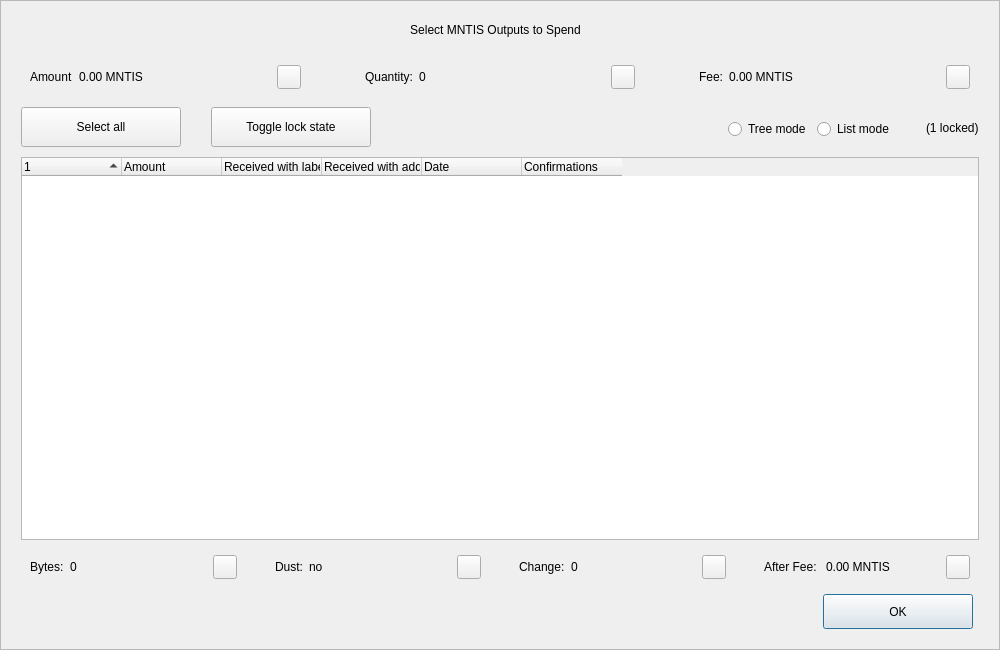
<?xml version="1.0" encoding="UTF-8"?>
<ui version="4.0">
 <class>CoinControlDialog</class>
 <widget class="QDialog" name="CoinControlDialog">
  <property name="geometry">
   <rect>
    <x>0</x>
    <y>0</y>
    <width>1000</width>
    <height>650</height>
   </rect>
  </property>
  <property name="minimumSize">
   <size>
    <width>950</width>
    <height>650</height>
   </size>
  </property>
  <property name="windowTitle">
   <string>Coin Selection</string>
  </property>
  <property name="styleSheet">
   <string notr="true"/>
  </property>
  <layout class="QVBoxLayout" name="verticalLayout">
   <property name="spacing">
    <number>0</number>
   </property>
   <property name="leftMargin">
    <number>0</number>
   </property>
   <property name="topMargin">
    <number>0</number>
   </property>
   <property name="rightMargin">
    <number>0</number>
   </property>
   <property name="bottomMargin">
    <number>0</number>
   </property>
   <item>
    <widget class="QFrame" name="frameContainer">
     <property name="toolTipDuration">
      <number>0</number>
     </property>
     <property name="frameShape">
      <enum>QFrame::StyledPanel</enum>
     </property>
     <property name="frameShadow">
      <enum>QFrame::Raised</enum>
     </property>
     <layout class="QVBoxLayout" name="verticalLayout_2">
      <property name="leftMargin">
       <number>0</number>
      </property>
      <property name="rightMargin">
       <number>0</number>
      </property>
      <property name="bottomMargin">
       <number>20</number>
      </property>
      <item>
       <layout class="QHBoxLayout" name="horizontalLayout_12">
        <property name="spacing">
         <number>0</number>
        </property>
        <property name="leftMargin">
         <number>20</number>
        </property>
        <property name="rightMargin">
         <number>30</number>
        </property>
        <item>
         <spacer name="horizontalSpacer_4">
          <property name="orientation">
           <enum>Qt::Horizontal</enum>
          </property>
          <property name="sizeHint" stdset="0">
           <size>
            <width>40</width>
            <height>20</height>
           </size>
          </property>
         </spacer>
        </item>
        <item>
         <widget class="QLabel" name="labelTitle">
          <property name="minimumSize">
           <size>
            <width>0</width>
            <height>40</height>
           </size>
          </property>
          <property name="maximumSize">
           <size>
            <width>16777215</width>
            <height>40</height>
           </size>
          </property>
          <property name="text">
           <string>Select MNTIS Outputs to Spend</string>
          </property>
          <property name="alignment">
           <set>Qt::AlignCenter</set>
          </property>
          <property name="margin">
           <number>7</number>
          </property>
         </widget>
        </item>
        <item>
         <spacer name="horizontalSpacer_5">
          <property name="orientation">
           <enum>Qt::Horizontal</enum>
          </property>
          <property name="sizeHint" stdset="0">
           <size>
            <width>40</width>
            <height>20</height>
           </size>
          </property>
         </spacer>
        </item>
       </layout>
      </item>
      <item>
       <layout class="QHBoxLayout" name="horizontalLayout_8">
        <property name="leftMargin">
         <number>20</number>
        </property>
        <property name="rightMargin">
         <number>20</number>
        </property>
        <item>
         <widget class="QWidget" name="layoutAmount" native="true">
          <layout class="QHBoxLayout" name="horizontalLayout_9" stretch="0,1,0">
           <item>
            <widget class="QLabel" name="labelCoinControlAmountText">
             <property name="text">
              <string>Amount</string>
             </property>
            </widget>
           </item>
           <item>
            <widget class="QLabel" name="labelCoinControlAmount">
             <property name="text">
              <string>0.00 MNTIS</string>
             </property>
            </widget>
           </item>
           <item alignment="Qt::AlignHCenter|Qt::AlignVCenter">
            <widget class="QPushButton" name="pushButtonAmount">
             <property name="minimumSize">
              <size>
               <width>0</width>
               <height>24</height>
              </size>
             </property>
             <property name="maximumSize">
              <size>
               <width>24</width>
               <height>26</height>
              </size>
             </property>
             <property name="focusPolicy">
              <enum>Qt::NoFocus</enum>
             </property>
             <property name="styleSheet">
              <string notr="true">padding-bottom:2px;
padding-right:4px;</string>
             </property>
             <property name="text">
              <string/>
             </property>
            </widget>
           </item>
          </layout>
         </widget>
        </item>
        <item>
         <spacer name="horizontalSpacer_2">
          <property name="orientation">
           <enum>Qt::Horizontal</enum>
          </property>
          <property name="sizeType">
           <enum>QSizePolicy::Fixed</enum>
          </property>
          <property name="sizeHint" stdset="0">
           <size>
            <width>40</width>
            <height>20</height>
           </size>
          </property>
         </spacer>
        </item>
        <item>
         <widget class="QWidget" name="layoutQuantity" native="true">
          <layout class="QHBoxLayout" name="horizontalLayout_10" stretch="0,1,0">
           <item>
            <widget class="QLabel" name="labelCoinControlQuantityText">
             <property name="text">
              <string>Quantity:</string>
             </property>
            </widget>
           </item>
           <item>
            <widget class="QLabel" name="labelCoinControlQuantity">
             <property name="text">
              <string>0</string>
             </property>
            </widget>
           </item>
           <item alignment="Qt::AlignHCenter|Qt::AlignVCenter">
            <widget class="QPushButton" name="pushButtonQuantity">
             <property name="minimumSize">
              <size>
               <width>0</width>
               <height>24</height>
              </size>
             </property>
             <property name="maximumSize">
              <size>
               <width>24</width>
               <height>26</height>
              </size>
             </property>
             <property name="focusPolicy">
              <enum>Qt::NoFocus</enum>
             </property>
             <property name="styleSheet">
              <string notr="true">padding-bottom:2px;
               padding-right:4px;</string>
             </property>
             <property name="text">
              <string/>
             </property>
            </widget>
           </item>
          </layout>
         </widget>
        </item>
        <item>
         <spacer name="horizontalSpacer_22">
          <property name="orientation">
           <enum>Qt::Horizontal</enum>
          </property>
          <property name="sizeType">
           <enum>QSizePolicy::Fixed</enum>
          </property>
          <property name="sizeHint" stdset="0">
           <size>
            <width>40</width>
            <height>20</height>
           </size>
          </property>
         </spacer>
        </item>
        <item>
         <widget class="QWidget" name="layoutFee" native="true">
          <layout class="QHBoxLayout" name="horizontalLayout_11" stretch="0,1,0">
           <item>
            <widget class="QLabel" name="labelCoinControlFeeText">
             <property name="text">
              <string>Fee:</string>
             </property>
            </widget>
           </item>
           <item>
            <widget class="QLabel" name="labelCoinControlFee">
             <property name="text">
              <string>0.00 MNTIS</string>
             </property>
            </widget>
           </item>
           <item alignment="Qt::AlignHCenter|Qt::AlignVCenter">
            <widget class="QPushButton" name="pushButtonFee">
             <property name="minimumSize">
              <size>
               <width>0</width>
               <height>24</height>
              </size>
             </property>
             <property name="maximumSize">
              <size>
               <width>24</width>
               <height>26</height>
              </size>
             </property>
             <property name="focusPolicy">
              <enum>Qt::NoFocus</enum>
             </property>
             <property name="styleSheet">
              <string notr="true">padding-bottom:2px;
               padding-right:4px;</string>
             </property>
             <property name="text">
              <string/>
             </property>
            </widget>
           </item>
          </layout>
         </widget>
        </item>
       </layout>
      </item>
      <item>
       <widget class="QFrame" name="frame">
        <property name="minimumSize">
         <size>
          <width>0</width>
          <height>40</height>
         </size>
        </property>
        <property name="styleSheet">
         <string notr="true">#frame {
	border:0;
}</string>
        </property>
        <property name="frameShape">
         <enum>QFrame::StyledPanel</enum>
        </property>
        <property name="frameShadow">
         <enum>QFrame::Sunken</enum>
        </property>
        <layout class="QHBoxLayout" name="horizontalLayout">
         <property name="spacing">
          <number>0</number>
         </property>
         <property name="leftMargin">
          <number>20</number>
         </property>
         <property name="topMargin">
          <number>0</number>
         </property>
         <property name="rightMargin">
          <number>20</number>
         </property>
         <property name="bottomMargin">
          <number>0</number>
         </property>
         <item>
          <layout class="QHBoxLayout" name="horizontalLayoutPanel" stretch="0,0,0,0,0,0">
           <property name="spacing">
            <number>20</number>
           </property>
           <item>
            <widget class="QPushButton" name="pushButtonSelectAll">
             <property name="sizePolicy">
              <sizepolicy hsizetype="Maximum" vsizetype="Fixed">
               <horstretch>0</horstretch>
               <verstretch>0</verstretch>
              </sizepolicy>
             </property>
             <property name="minimumSize">
              <size>
               <width>160</width>
               <height>40</height>
              </size>
             </property>
             <property name="maximumSize">
              <size>
               <width>16777215</width>
               <height>40</height>
              </size>
             </property>
             <property name="text">
              <string>Select all</string>
             </property>
             <property name="checkable">
              <bool>true</bool>
             </property>
             <property name="checked">
              <bool>false</bool>
             </property>
             <property name="autoExclusive">
              <bool>false</bool>
             </property>
             <property name="autoDefault">
              <bool>false</bool>
             </property>
            </widget>
           </item>
           <item>
            <spacer name="horizontalSpacer_6">
             <property name="orientation">
              <enum>Qt::Horizontal</enum>
             </property>
             <property name="sizeType">
              <enum>QSizePolicy::Fixed</enum>
             </property>
             <property name="sizeHint" stdset="0">
              <size>
               <width>10</width>
               <height>20</height>
              </size>
             </property>
            </spacer>
           </item>
           <item>
            <widget class="QPushButton" name="pushButtonToggleLock">
             <property name="sizePolicy">
              <sizepolicy hsizetype="Maximum" vsizetype="Fixed">
               <horstretch>0</horstretch>
               <verstretch>0</verstretch>
              </sizepolicy>
             </property>
             <property name="minimumSize">
              <size>
               <width>160</width>
               <height>40</height>
              </size>
             </property>
             <property name="maximumSize">
              <size>
               <width>16777215</width>
               <height>40</height>
              </size>
             </property>
             <property name="text">
              <string>Toggle lock state</string>
             </property>
             <property name="checkable">
              <bool>true</bool>
             </property>
             <property name="autoExclusive">
              <bool>false</bool>
             </property>
             <property name="autoDefault">
              <bool>false</bool>
             </property>
            </widget>
           </item>
           <item>
            <spacer name="horizontalSpacer_7">
             <property name="orientation">
              <enum>Qt::Horizontal</enum>
             </property>
             <property name="sizeType">
              <enum>QSizePolicy::Expanding</enum>
             </property>
             <property name="sizeHint" stdset="0">
              <size>
               <width>30</width>
               <height>20</height>
              </size>
             </property>
            </spacer>
           </item>
           <item alignment="Qt::AlignRight">
            <widget class="QGroupBox" name="groupBox_2">
             <property name="styleSheet">
              <string notr="true">#groupBox_2 {
    background-color:transparent;
    border-radius:0;
}</string>
             </property>
             <property name="title">
              <string/>
             </property>
             <layout class="QHBoxLayout" name="horizontalLayout_14">
              <item>
               <widget class="QRadioButton" name="radioTreeMode">
                <property name="sizePolicy">
                 <sizepolicy hsizetype="Maximum" vsizetype="Fixed">
                  <horstretch>0</horstretch>
                  <verstretch>0</verstretch>
                 </sizepolicy>
                </property>
                <property name="text">
                 <string>Tree mode</string>
                </property>
               </widget>
              </item>
              <item>
               <widget class="QRadioButton" name="radioListMode">
                <property name="sizePolicy">
                 <sizepolicy hsizetype="Maximum" vsizetype="Fixed">
                  <horstretch>0</horstretch>
                  <verstretch>0</verstretch>
                 </sizepolicy>
                </property>
                <property name="text">
                 <string>List mode</string>
                </property>
                <property name="checked">
                 <bool>false</bool>
                </property>
               </widget>
              </item>
             </layout>
            </widget>
           </item>
           <item>
            <widget class="QLabel" name="labelLocked">
             <property name="text">
              <string>(1 locked)</string>
             </property>
            </widget>
           </item>
          </layout>
         </item>
        </layout>
       </widget>
      </item>
      <item>
       <layout class="QHBoxLayout" name="horizontalLayout_13">
        <property name="leftMargin">
         <number>20</number>
        </property>
        <property name="rightMargin">
         <number>20</number>
        </property>
        <item>
         <widget class="CoinControlTreeWidget" name="treeWidget">
          <property name="contextMenuPolicy">
           <enum>Qt::CustomContextMenu</enum>
          </property>
          <property name="styleSheet">
           <string notr="true"/>
          </property>
          <property name="sortingEnabled">
           <bool>false</bool>
          </property>
          <property name="columnCount">
           <number>6</number>
          </property>
          <attribute name="headerShowSortIndicator" stdset="0">
           <bool>true</bool>
          </attribute>
          <attribute name="headerStretchLastSection">
           <bool>false</bool>
          </attribute>
          <column>
           <property name="text">
            <string/>
           </property>
          </column>
          <column>
           <property name="text">
            <string>Amount</string>
           </property>
          </column>
          <column>
           <property name="text">
            <string>Received with label</string>
           </property>
          </column>
          <column>
           <property name="text">
            <string>Received with address</string>
           </property>
          </column>
          <column>
           <property name="text">
            <string>Date</string>
           </property>
          </column>
          <column>
           <property name="text">
            <string>Confirmations</string>
           </property>
           <property name="toolTip">
            <string>Confirmed</string>
           </property>
          </column>
         </widget>
        </item>
       </layout>
      </item>
      <item>
       <layout class="QHBoxLayout" name="horizontalLayout_3">
        <property name="spacing">
         <number>20</number>
        </property>
        <property name="leftMargin">
         <number>20</number>
        </property>
        <property name="rightMargin">
         <number>20</number>
        </property>
        <item>
         <widget class="QWidget" name="layoutBytes" native="true">
          <layout class="QHBoxLayout" name="horizontalLayout_4" stretch="0,1,0">
           <item>
            <widget class="QLabel" name="labelCoinControlBytesText">
             <property name="text">
              <string>Bytes:</string>
             </property>
            </widget>
           </item>
           <item>
            <widget class="QLabel" name="labelCoinControlBytes">
             <property name="text">
              <string>0</string>
             </property>
            </widget>
           </item>
           <item alignment="Qt::AlignHCenter|Qt::AlignVCenter">
            <widget class="QPushButton" name="pushButtonBytes">
             <property name="minimumSize">
              <size>
               <width>0</width>
               <height>24</height>
              </size>
             </property>
             <property name="maximumSize">
              <size>
               <width>24</width>
               <height>26</height>
              </size>
             </property>
             <property name="focusPolicy">
              <enum>Qt::NoFocus</enum>
             </property>
             <property name="styleSheet">
              <string notr="true">padding-bottom:2px;
               padding-right:4px;</string>
             </property>
             <property name="text">
              <string/>
             </property>
            </widget>
           </item>
          </layout>
         </widget>
        </item>
        <item>
         <widget class="QWidget" name="layoutDust" native="true">
          <layout class="QHBoxLayout" name="horizontalLayout_5" stretch="0,1,0">
           <item>
            <widget class="QLabel" name="labelCoinControlLowOutputText">
             <property name="text">
              <string>Dust:</string>
             </property>
            </widget>
           </item>
           <item>
            <widget class="QLabel" name="labelCoinControlLowOutput">
             <property name="text">
              <string>no</string>
             </property>
            </widget>
           </item>
           <item alignment="Qt::AlignHCenter|Qt::AlignVCenter">
            <widget class="QPushButton" name="pushButtonDust">
             <property name="minimumSize">
              <size>
               <width>0</width>
               <height>24</height>
              </size>
             </property>
             <property name="maximumSize">
              <size>
               <width>24</width>
               <height>26</height>
              </size>
             </property>
             <property name="focusPolicy">
              <enum>Qt::NoFocus</enum>
             </property>
             <property name="styleSheet">
              <string notr="true">padding-bottom:2px;
               padding-right:4px;</string>
             </property>
             <property name="text">
              <string/>
             </property>
            </widget>
           </item>
          </layout>
         </widget>
        </item>
        <item>
         <widget class="QWidget" name="layoutChange" native="true">
          <layout class="QHBoxLayout" name="horizontalLayout_6" stretch="0,1,0">
           <item>
            <widget class="QLabel" name="labelCoinControlChangeText">
             <property name="text">
              <string>Change:</string>
             </property>
            </widget>
           </item>
           <item>
            <widget class="QLabel" name="labelCoinControlChange">
             <property name="text">
              <string>0</string>
             </property>
            </widget>
           </item>
           <item alignment="Qt::AlignHCenter|Qt::AlignVCenter">
            <widget class="QPushButton" name="pushButtonChange">
             <property name="minimumSize">
              <size>
               <width>0</width>
               <height>24</height>
              </size>
             </property>
             <property name="maximumSize">
              <size>
               <width>24</width>
               <height>26</height>
              </size>
             </property>
             <property name="focusPolicy">
              <enum>Qt::NoFocus</enum>
             </property>
             <property name="styleSheet">
              <string notr="true">padding-bottom:2px;
               padding-right:4px;</string>
             </property>
             <property name="text">
              <string/>
             </property>
            </widget>
           </item>
          </layout>
         </widget>
        </item>
        <item>
         <widget class="QWidget" name="layoutAfter" native="true">
          <layout class="QHBoxLayout" name="horizontalLayout_7" stretch="0,1,0">
           <item>
            <widget class="QLabel" name="labelCoinControlAfterFeeText">
             <property name="text">
              <string>After Fee: </string>
             </property>
            </widget>
           </item>
           <item>
            <widget class="QLabel" name="labelCoinControlAfterFee">
             <property name="text">
              <string>0.00 MNTIS</string>
             </property>
            </widget>
           </item>
           <item alignment="Qt::AlignHCenter|Qt::AlignVCenter">
            <widget class="QPushButton" name="pushButtonAlterFee">
             <property name="minimumSize">
              <size>
               <width>0</width>
               <height>24</height>
              </size>
             </property>
             <property name="maximumSize">
              <size>
               <width>24</width>
               <height>26</height>
              </size>
             </property>
             <property name="focusPolicy">
              <enum>Qt::NoFocus</enum>
             </property>
             <property name="styleSheet">
              <string notr="true">padding-bottom:2px;
               padding-right:4px;</string>
             </property>
             <property name="text">
              <string/>
             </property>
            </widget>
           </item>
          </layout>
         </widget>
        </item>
       </layout>
      </item>
      <item>
       <layout class="QHBoxLayout" name="horizontalLayout_2">
        <property name="spacing">
         <number>0</number>
        </property>
        <property name="leftMargin">
         <number>20</number>
        </property>
        <property name="rightMargin">
         <number>26</number>
        </property>
        <item>
         <spacer name="horizontalSpacer_3">
          <property name="orientation">
           <enum>Qt::Horizontal</enum>
          </property>
          <property name="sizeHint" stdset="0">
           <size>
            <width>558</width>
            <height>20</height>
           </size>
          </property>
         </spacer>
        </item>
        <item>
         <widget class="QPushButton" name="pushButtonOk">
          <property name="minimumSize">
           <size>
            <width>150</width>
            <height>35</height>
           </size>
          </property>
          <property name="text">
           <string>OK</string>
          </property>
         </widget>
        </item>
       </layout>
      </item>
     </layout>
    </widget>
   </item>
  </layout>
 </widget>
 <customwidgets>
  <customwidget>
   <class>CoinControlTreeWidget</class>
   <extends>QTreeWidget</extends>
   <header>coincontroltreewidget.h</header>
  </customwidget>
 </customwidgets>
 <resources/>
 <connections/>
</ui>
